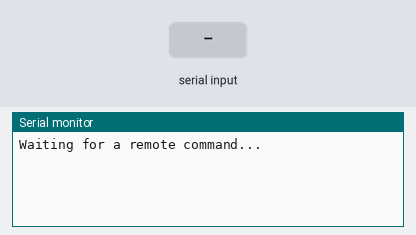
Simulated run of this sketch. Board: Arduino Uno, built with avr-gcc and run on an emulated ATmega328P. Parts: the last lines printed to the serial monitor. Inputs (shaded band) come from the test bench.

Above: at 1.2 s.
1.3 s: "90,45\n" received over Serial
At 1.37 s:
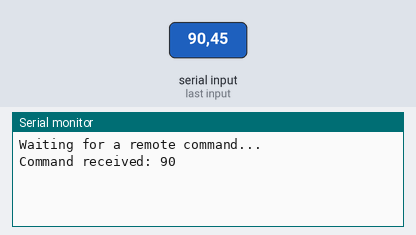
2.8 s: "30,150\n" received over Serial
At 4.7 s:
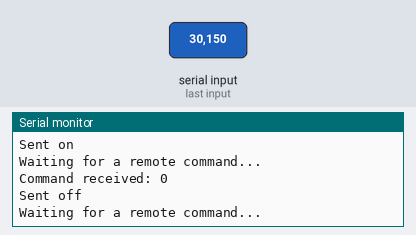
Timing chart, 0 to 6.2 s (numbered marks = the images above; inputs shaded):
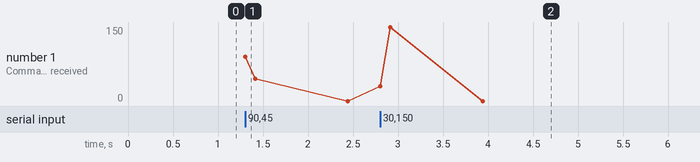

The sketch:

main.ino
```cpp
/*
 * INCLUDES
 */

#include <IRremote.h>
#include "CommandsManager.h"


/*
 * CONSTANTS AND ENUM DECLARATIONS
 */

#define LENGTH 99
#define KHZ 38
unsigned int on[LENGTH] = {8900, 4450, 550, 1700, 550, 1650, 550, 550, 600, 500, 600, 550, 550, 550, 550, 550, 550, 1700, 550, 1650, 550, 1700, 550, 550, 550, 1650, 550, 550, 600, 550, 550,550, 550,550, 550,1700, 550,550, 550,550, 550,550, 550,600, 500,600, 550,550, 600,550, 550,550, 550,550, 550,550, 550,600, 550,550, 550,550, 550,550, 550,600, 500,1700, 550,1650, 550,600, 550,550, 550,1650, 550,600, 550,550, 550,550, 550,550, 600,1650, 500,1700, 550,550, 600,1650, 500,600, 550,1650, 550,600, 500};  // NEC C1D08000
unsigned int off[LENGTH] = {8950, 4400, 600, 1650, 550, 1650, 600, 500, 600, 500, 600, 550, 600, 500, 600, 500, 600, 1650, 550, 1650, 600, 1650, 550, 550, 600, 1600, 600, 500, 600, 550, 550,550, 600,500, 600,1650, 550,550, 600,500, 600,500, 600,500, 600,550, 600,500, 600,550, 550,550, 600,500, 600,500, 600,550, 550,1650, 600,500, 600,500, 600,550, 550,1650, 600,1600, 600,550, 550,550, 600,1600, 600,550, 600,500, 600,500, 600,500, 600,1650, 600,1600, 600,500, 600,550, 600,500, 600,1600, 600,500, 600};  // NEC C1D08008
enum mode { power_off, power_on };


/*
 * VARIABLES
 */

IRsend irsend; // An IR LED must be connected to the output PWM pin 3;
mode currentMode = power_off;


void setup() {
  Serial.begin(9600);
}


void loop() {
  Serial.println("Waiting for a remote command...");

  int command = decodeCommand(); // defined in CommandsManager.h
  Serial.print("Command received: ");
  Serial.println(command);

  if(currentMode == power_off) {
    irsend.sendRaw(on, LENGTH, KHZ);
    Serial.println("Sent on");
    currentMode = power_on;
  } else {
    irsend.sendRaw(off, LENGTH, KHZ);
    Serial.println("Sent off");
    currentMode = power_off;
  }
}
```

CommandsManager.h
```cpp
#ifndef COMMANDSMANAGER_H
#define COMMANDSMANAGER_H


/*
 * Simulates a communication with a control center
 * that sends commands (as integers) to execute
 */
int decodeCommand() {
  while(Serial.available()==0);
  return Serial.parseInt();
}


#endif
```

Measured:
- after the input at 1.3 s, the serial monitor: prints a new line at once (image 1)
- after the input at 2.8 s, the serial monitor: prints a new line at once (image 2)
